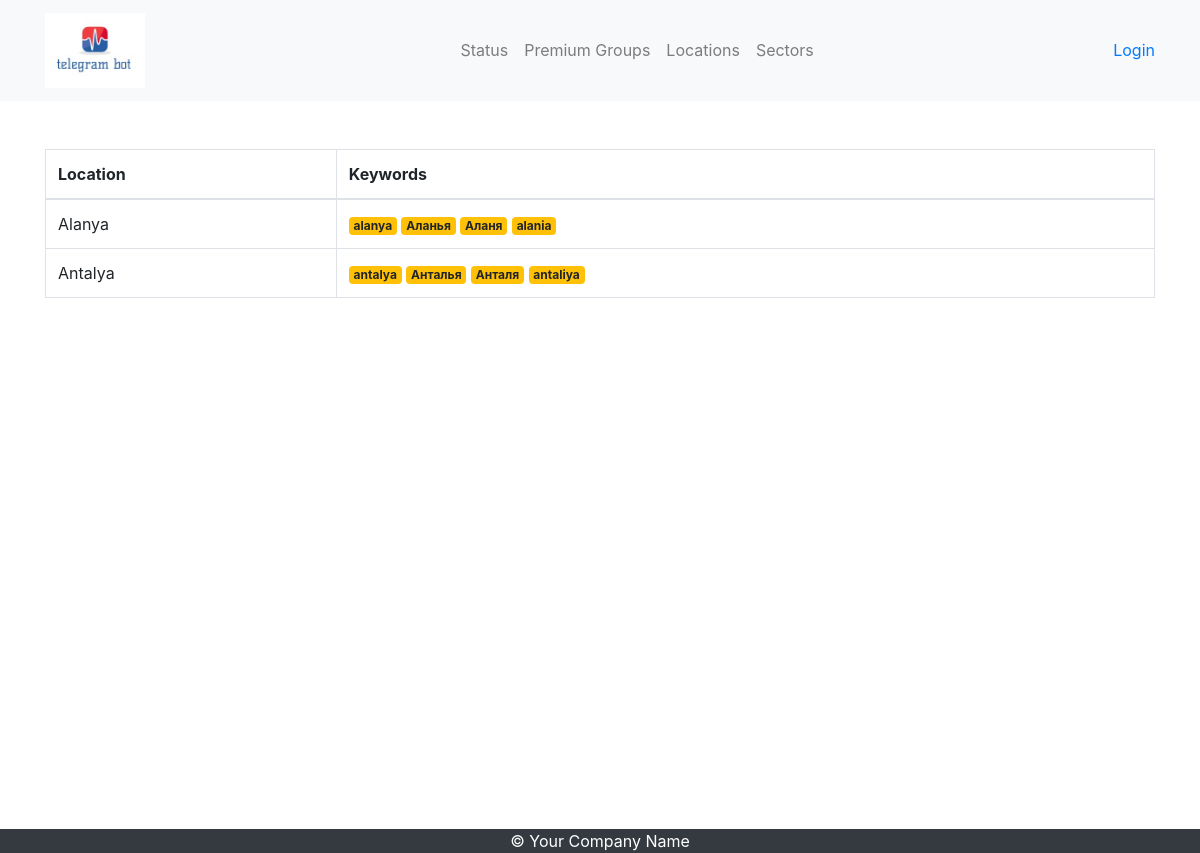
Page /locations/ on the committed database.
### premiumgroups/models.py (models this page shows, shortened)
class Location(models.Model):
    name = models.CharField(max_length=255)

class LocationKeyword(models.Model):
    location = models.ForeignKey(Location, on_delete=models.DO_NOTHING, related_name='keywords')
    keyword = models.CharField(max_length=255)

### premiumgroups/views.py (the view)
# urls.py: path('locations/', LocationListView.as_view(), name='location-list'),
class LocationListView(generic.ListView):
    model = Location
    context_object_name = 'locations'

### templates/premiumgroups/location_list.html
{% extends 'base.html' %}
{% block content %}
<div class="container">
    <table class="table table-hover table-bordered">
        <thead>
            <tr>
                <th scope="col">Location</th>
                <th scope="col">Keywords</th>
            </tr>
        </thead>
        <tbody>
            {% for location in locations %}
            <tr>
                <td>{{location.name}}</td>
                <td>
                    {%for keyword in location.keywords.all %}
                    <span class="badge bg-warning">{{keyword.keyword}}</span>
                    {% endfor %}
                </td>
            </tr>
            {% endfor %}
        </tbody>
    </table>
  </div>
{% endblock %}

### templates/base.html (shortened to what this page needs)
{% load static %}
<!DOCTYPE html>
<html lang="en">
<head>
    <link href="{% static 'css/bootstrap4.5.2.min.css' %}" rel="stylesheet">
    <link href="{% static 'css/base.css' %}" rel="stylesheet">
</head>
<body>
    <nav class="navbar navbar-expand-lg navbar-light bg-light">
        <div class="container">
            <a class="navbar-brand" href="/">
                <img src="{% static 'logo_telegrambot.jpg' %}" alt="Logo" width="100">
            </a>
            <div class="collapse navbar-collapse justify-content-center" id="navbarNav">
                <ul class="navbar-nav">
                    <li class="nav-item">
                        <a class="nav-link" href="{% url 'bot-status' %}">Status</a>
                    </li>
                    <li class="nav-item">
                        <a class="nav-link" href="{% url 'pg-list' %}">Premium Groups</a>
                    </li>
                    <li class="nav-item">
                        <a class="nav-link" href="{% url 'location-list' %}">Locations</a>
                    </li>
                    <li class="nav-item">
                        <a class="nav-link" href="{% url 'sector-list' %}">Sectors</a>
                    </li>
                </ul>
            </div>
            <div class="ml-auto">
                {% if user.is_authenticated %}
                    <a class="btn btn-outline" href="{% url 'user_profile' %}">Profile</a>
                    <form method="post" action="{% url 'logout' %}">
                        {% csrf_token %}
                        <button type="submit" class="btn btn-outline">Logout</button>
                      </form>
                {% else %}
                    <a href="{% url 'login' %}">Login</a>
                {% endif %}
            </div>
        </div>
    </nav>
    <div class="content mt-5">
        {% block content %}
        {% endblock %}
    </div>
    <footer class="footer bg-dark text-white mt-3">
        <div class="container text-center">
            <span>© Your Company Name</span>
        </div>
    </footer>
</body>
</html>

### static/css/base.css (style rules this page uses)
.content { min-height: 83vh; }

### rows in the picture
Location: name "Alanya"
LocationKeyword: keyword "alanya"
LocationKeyword: keyword "Аланья"
LocationKeyword: keyword "Аланя"
LocationKeyword: keyword "alania"
Location: name "Antalya"
LocationKeyword: keyword "antalya"
LocationKeyword: keyword "Анталья"
LocationKeyword: keyword "Анталя"
LocationKeyword: keyword "antaliya"
